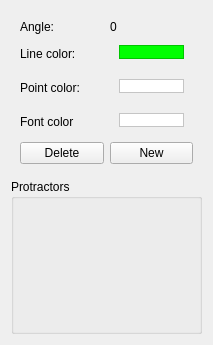
<?xml version="1.0" encoding="UTF-8"?>
<ui version="4.0">
 <class>ProtractorProperties</class>
 <widget class="QWidget" name="ProtractorProperties">
  <property name="geometry">
   <rect>
    <x>0</x>
    <y>0</y>
    <width>213</width>
    <height>345</height>
   </rect>
  </property>
  <property name="windowTitle">
   <string>Protractor Plugin</string>
  </property>
  <property name="windowIcon">
   <iconset>
    <normaloff>:/static/default/icon/22x22/edit-select.png</normaloff>:/static/default/icon/22x22/edit-select.png</iconset>
  </property>
  <layout class="QVBoxLayout" name="verticalLayout">
   <item>
    <widget class="QWidget" name="widget" native="true">
     <property name="minimumSize">
      <size>
       <width>0</width>
       <height>0</height>
      </size>
     </property>
     <layout class="QGridLayout" name="gridLayout_4">
      <item row="3" column="1">
       <widget class="QWidget" name="widget_3" native="true">
        <property name="minimumSize">
         <size>
          <width>81</width>
          <height>28</height>
         </size>
        </property>
        <property name="maximumSize">
         <size>
          <width>16777215</width>
          <height>28</height>
         </size>
        </property>
        <layout class="QGridLayout" name="gridLayout_5">
         <property name="topMargin">
          <number>5</number>
         </property>
         <item row="0" column="0">
          <widget class="QFrame" name="fontColorFrame">
           <property name="maximumSize">
            <size>
             <width>16777215</width>
             <height>14</height>
            </size>
           </property>
           <property name="styleSheet">
            <string notr="true">background-color: rgb(255, 255, 255);</string>
           </property>
           <property name="frameShape">
            <enum>QFrame::StyledPanel</enum>
           </property>
           <property name="frameShadow">
            <enum>QFrame::Raised</enum>
           </property>
          </widget>
         </item>
        </layout>
       </widget>
      </item>
      <item row="0" column="0">
       <widget class="QLabel" name="label">
        <property name="text">
         <string>Angle:</string>
        </property>
       </widget>
      </item>
      <item row="0" column="1">
       <widget class="QLabel" name="angleLabel">
        <property name="layoutDirection">
         <enum>Qt::LeftToRight</enum>
        </property>
        <property name="text">
         <string>0</string>
        </property>
        <property name="alignment">
         <set>Qt::AlignLeading|Qt::AlignLeft|Qt::AlignVCenter</set>
        </property>
       </widget>
      </item>
      <item row="1" column="0">
       <widget class="QLabel" name="label_3">
        <property name="text">
         <string>Line color:</string>
        </property>
       </widget>
      </item>
      <item row="2" column="0">
       <widget class="QLabel" name="label_4">
        <property name="text">
         <string>Point color:</string>
        </property>
       </widget>
      </item>
      <item row="1" column="1">
       <layout class="QHBoxLayout" name="horizontalLayout_4">
        <item>
         <widget class="QWidget" name="widget_2" native="true">
          <property name="minimumSize">
           <size>
            <width>81</width>
            <height>28</height>
           </size>
          </property>
          <property name="maximumSize">
           <size>
            <width>16777215</width>
            <height>28</height>
           </size>
          </property>
          <layout class="QGridLayout" name="gridLayout_2">
           <property name="topMargin">
            <number>5</number>
           </property>
           <item row="0" column="0">
            <widget class="QFrame" name="lineColorFrame">
             <property name="minimumSize">
              <size>
               <width>60</width>
               <height>0</height>
              </size>
             </property>
             <property name="maximumSize">
              <size>
               <width>16777215</width>
               <height>14</height>
              </size>
             </property>
             <property name="styleSheet">
              <string notr="true">background-color: rgb(0, 255, 0);</string>
             </property>
             <property name="frameShape">
              <enum>QFrame::StyledPanel</enum>
             </property>
             <property name="frameShadow">
              <enum>QFrame::Raised</enum>
             </property>
            </widget>
           </item>
          </layout>
         </widget>
        </item>
       </layout>
      </item>
      <item row="2" column="1">
       <layout class="QHBoxLayout" name="horizontalLayout_2">
        <item>
         <widget class="QWidget" name="widget_4" native="true">
          <property name="minimumSize">
           <size>
            <width>81</width>
            <height>28</height>
           </size>
          </property>
          <property name="maximumSize">
           <size>
            <width>16777215</width>
            <height>28</height>
           </size>
          </property>
          <layout class="QGridLayout" name="gridLayout_3">
           <property name="topMargin">
            <number>5</number>
           </property>
           <item row="0" column="0">
            <widget class="QFrame" name="pointColorFrame">
             <property name="maximumSize">
              <size>
               <width>16777215</width>
               <height>14</height>
              </size>
             </property>
             <property name="styleSheet">
              <string notr="true">background-color: rgb(255, 255, 255);</string>
             </property>
             <property name="frameShape">
              <enum>QFrame::StyledPanel</enum>
             </property>
             <property name="frameShadow">
              <enum>QFrame::Raised</enum>
             </property>
            </widget>
           </item>
          </layout>
         </widget>
        </item>
       </layout>
      </item>
      <item row="4" column="1">
       <widget class="QPushButton" name="newProtractorButton">
        <property name="text">
         <string>New</string>
        </property>
        <property name="icon">
         <iconset resource="resources.qrc">
          <normaloff>:/static/default/icon/22x22/document-new.png</normaloff>:/static/default/icon/22x22/document-new.png</iconset>
        </property>
       </widget>
      </item>
      <item row="4" column="0">
       <widget class="QPushButton" name="deleteProtractorButton">
        <property name="text">
         <string>Delete</string>
        </property>
        <property name="icon">
         <iconset resource="resources.qrc">
          <normaloff>:/static/default/icon/22x22/edit-delete.png</normaloff>:/static/default/icon/22x22/edit-delete.png</iconset>
        </property>
       </widget>
      </item>
      <item row="3" column="0">
       <widget class="QLabel" name="label_2">
        <property name="text">
         <string>Font color</string>
        </property>
       </widget>
      </item>
     </layout>
    </widget>
   </item>
   <item>
    <widget class="QGroupBox" name="protractorGroup">
     <property name="title">
      <string>Protractors</string>
     </property>
    </widget>
   </item>
  </layout>
 </widget>
 <resources>
  <include location="resources.qrc"/>
 </resources>
 <connections/>
</ui>
